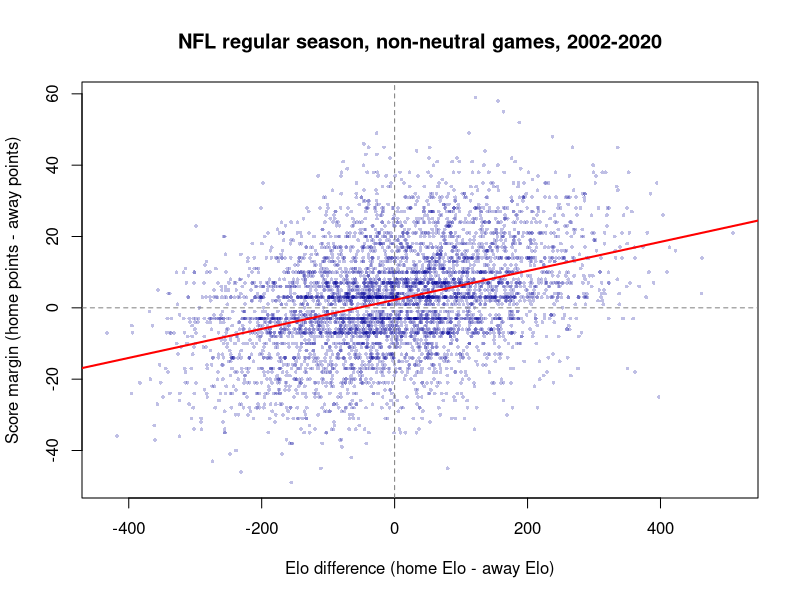
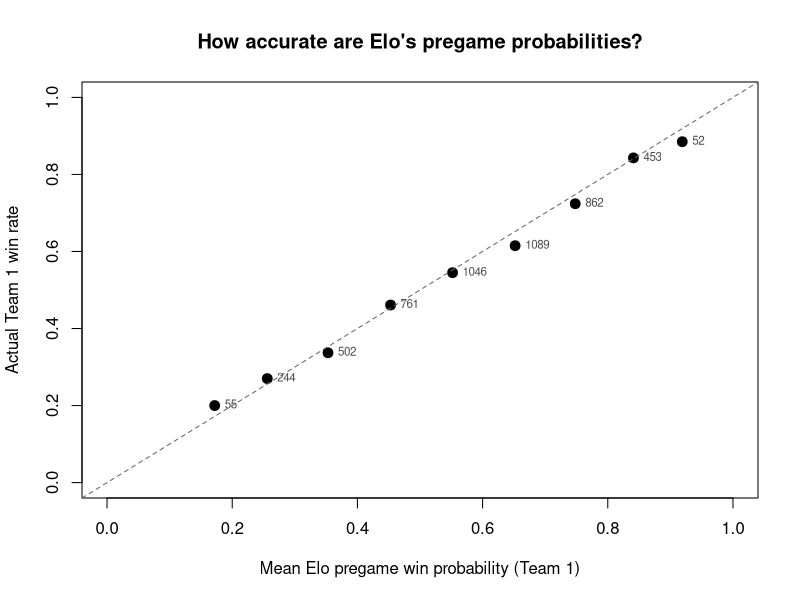
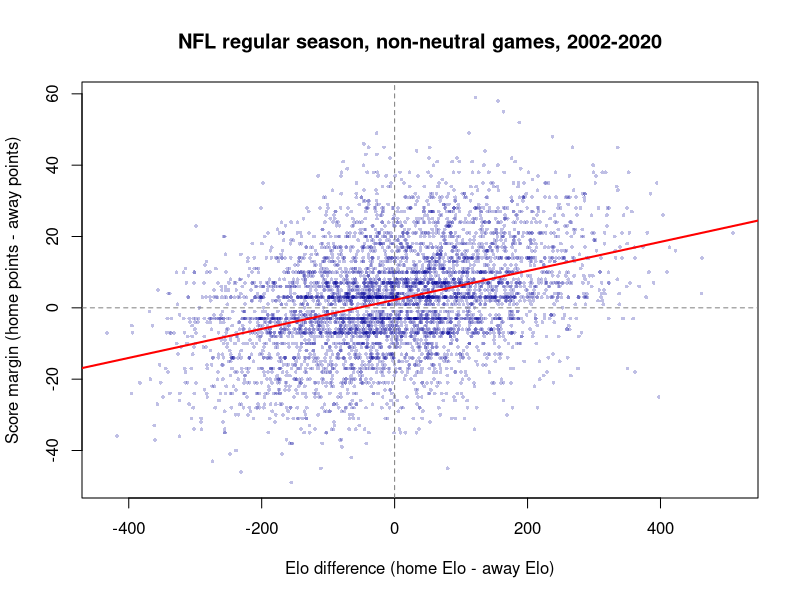
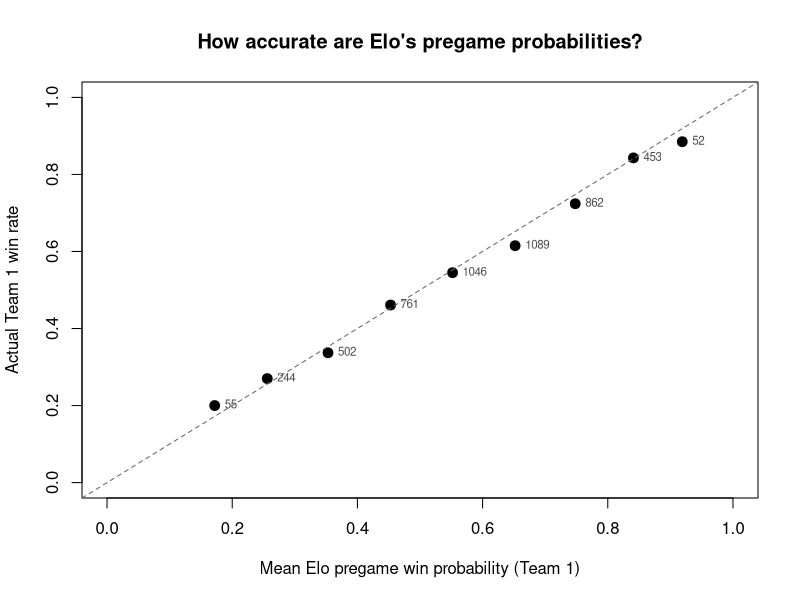

Generate these figures, in order, with R:
# ECON 385 -- Group Assignment: NFL Data Analysis
#
# Group members: Andrew Mount, Pat Dyer
#
# INSTRUCTIONS
# 1. Place this script and nfl_games_2002_2020.csv in the same folder.
# 2. Add all commands required for Questions 5--8 beneath the corresponding
#    section headings below.
# 3. Retain the commands that produce every statistic, table, and figure used
#    in your PDF submission.
# 4. Add brief comments explaining the purpose of each major block of code.
# 5. The completed script must run from beginning to end in a clean R session.
# 6. Base R is sufficient. If you use additional packages, load them explicitly
#    with library(), but do not include install.packages() in the submitted file.

# -----------------------------------------------------------------------------
# Setup: import the data
# -----------------------------------------------------------------------------

# R looks for the CSV in the current working directory. If the import fails,
# use getwd() to see the folder R is currently using. The recommended solution
# is to open the script as an RStudio project or set the working directory
# through RStudio's Files pane rather than placing a personal file path here.

nfl <- read.csv(
  "nfl_games_2002_2020.csv",
  stringsAsFactors = FALSE
)

# Convert the imported date text to R's Date class. The CSV stores dates in
# year-month-day order, such as 2020-09-10.
nfl$date <- as.Date(nfl$date, format = "%Y-%m-%d")

# Do not alter the import and date-conversion commands above. Begin your
# assignment analysis below.

# -----------------------------------------------------------------------------
# Question 5: Becoming familiar with the data
# -----------------------------------------------------------------------------

# 5.1 -- Look at the structure of the data: size, seasons, variable types
head(nfl)
str(nfl)
names(nfl)
nrow(nfl)                 # number of games
summary(nfl)
range(nfl$season)         # first and last season
length(unique(nfl$season))
colSums(is.na(nfl))       # check for missing values (there are none)

# 5.2 -- Create the three new variables
nfl$score_margin   <- nfl$score1 - nfl$score2   # Team 1 points minus Team 2 points
nfl$total_points   <- nfl$score1 + nfl$score2   # combined points scored in the game
nfl$elo_difference <- nfl$elo1 - nfl$elo2       # Team 1 pregame rating advantage

# Counts of regular-season vs playoff games, neutral-site games, and ties
table(nfl$playoff)                      # 0 = regular season, 1 = playoff
table(nfl$neutral)                      # 1 = neutral site
table(nfl$playoff, nfl$neutral,
      dnn = c("playoff", "neutral"))    # cross-tab of both
table(nfl$result1)                      # 0.5 = tie
table(nfl$score_margin == 0)            # same tie count, checked from the scores

# 5.3 -- Highest-scoring game and largest blowout
report_cols <- c("date", "season", "playoff", "team1", "team2", "score1", "score2",
                 "total_points", "score_margin")
nfl[which.max(nfl$total_points), report_cols]
nfl[which.max(abs(nfl$score_margin)), report_cols]

# -----------------------------------------------------------------------------
# Question 6: Is there a home-field advantage?
# -----------------------------------------------------------------------------

# Keep non-neutral regular-season games only, so team1 is always the home team
reg <- subset(nfl, neutral == 0 & playoff == 0)
nrow(reg)

# Ties: a tie is neither a home win nor a home loss, so home win proportions are
# computed over DECISIVE games (ties dropped). Ties are reported separately.
reg$tie      <- reg$result1 == 0.5
decisive     <- subset(reg, !tie)

# 6.1 -- Overall home-field statistics
home_win_pct <- mean(decisive$result1 == 1)   # share of decisive games home team won
tie_pct      <- mean(reg$tie)                 # share of all games that ended tied
mean_home    <- mean(reg$score1)              # mean home score (points)
mean_away    <- mean(reg$score2)              # mean away score (points)
round(c(n_games = nrow(reg), n_decisive = nrow(decisive),
        home_win_pct = home_win_pct, tie_pct = tie_pct,
        mean_home = mean_home, mean_away = mean_away,
        mean_margin = mean_home - mean_away), 4)

# 6.2 -- Home win % and mean home margin by season
by_season <- data.frame(
  season       = sort(unique(reg$season)),
  games        = as.vector(table(reg$season)),
  home_win_pct = as.vector(tapply(decisive$result1 == 1, decisive$season, mean)),
  mean_margin  = as.vector(tapply(reg$score_margin, reg$season, mean))
)
by_season$home_win_pct <- round(by_season$home_win_pct, 4)
by_season$mean_margin  <- round(by_season$mean_margin, 2)
by_season

# Largest / smallest home advantage, by each statistic
by_season[which.max(by_season$home_win_pct), ]
by_season[which.min(by_season$home_win_pct), ]
by_season[which.max(by_season$mean_margin), ]
by_season[which.min(by_season$mean_margin), ]

# 6.3 -- 2020 (mostly empty stadiums) vs 2002-2019 combined
reg$era      <- ifelse(reg$season == 2020, "2020", "2002-2019")
decisive$era <- ifelse(decisive$season == 2020, "2020", "2002-2019")
era_win    <- tapply(decisive$result1 == 1, decisive$era, mean)
era_margin <- tapply(reg$score_margin, reg$era, mean)
era_table  <- data.frame(home_win_pct = round(era_win, 4),
                         mean_margin  = round(era_margin, 2))
era_table
# Differences (2020 minus 2002-2019)
round(c(diff_win_pct = unname(era_win["2020"] - era_win["2002-2019"]),
        diff_margin  = unname(era_margin["2020"] - era_margin["2002-2019"])), 4)

# 6.4 is a written answer (no code needed)

# -----------------------------------------------------------------------------
# Question 7: Do better-rated teams win by more?
# -----------------------------------------------------------------------------

# 7.1 -- Scatterplot of Elo difference vs final score margin (home perspective)
# Saved to a PNG for the PDF write-up and also drawn on screen.
draw_q7_plot <- function() {
  plot(reg$elo_difference, reg$score_margin,
       pch = 16, cex = 0.5, col = rgb(0, 0, 0.6, 0.25),
       xlab = "Elo difference (home Elo - away Elo)",
       ylab = "Score margin (home points - away points)",
       main = "NFL regular season, non-neutral games, 2002-2020")
  abline(h = 0, v = 0, lty = 2, col = "gray50")
  abline(lm(score_margin ~ elo_difference, data = reg), col = "red", lwd = 2)
}
png("q7_scatter.png", width = 900, height = 650, res = 120)
draw_q7_plot()
dev.off()
draw_q7_plot()

# Correlation and fitted line to describe the pattern in the plot
cor(reg$elo_difference, reg$score_margin)
coef(lm(score_margin ~ elo_difference, data = reg))

# 7.2 -- Split by whether the home team had the higher pregame Elo
sum(reg$elo_difference == 0)   # games with exactly equal ratings (none)
reg$home_stronger      <- ifelse(reg$elo_difference > 0, "Home higher Elo", "Home lower Elo")
decisive$home_stronger <- ifelse(decisive$elo_difference > 0, "Home higher Elo", "Home lower Elo")

q7_table <- data.frame(
  games        = as.vector(table(reg$home_stronger)),
  home_win_pct = round(as.vector(tapply(decisive$result1 == 1, decisive$home_stronger, mean)), 4),
  mean_margin  = round(as.vector(tapply(reg$score_margin, reg$home_stronger, mean)), 2),
  mean_elo_gap = round(as.vector(tapply(reg$elo_difference, reg$home_stronger, mean)), 1),
  row.names    = sort(unique(reg$home_stronger))
)
q7_table

# -----------------------------------------------------------------------------
# Question 8: Your group's NFL finding
# -----------------------------------------------------------------------------

# Empirical question: Are Elo's pregame win probabilities well calibrated?
# When Elo says Team 1 has a p% chance to win, does Team 1 actually win about
# p% of the time?
# Subsample: all 5,075 games minus the 11 ties (decisive games only), grouped
# into bins of the pregame probability elo_prob1.

games_dec <- subset(nfl, result1 != 0.5)
nrow(games_dec)   # number of decisive games used in Q8
games_dec$prob_bin <- cut(games_dec$elo_prob1,
                          breaks = seq(0, 1, by = 0.1),
                          include.lowest = TRUE)

calib <- data.frame(
  games         = as.vector(table(games_dec$prob_bin)),
  mean_pred     = round(as.vector(tapply(games_dec$elo_prob1, games_dec$prob_bin, mean)), 3),
  actual_winpct = round(as.vector(tapply(games_dec$result1, games_dec$prob_bin, mean)), 3),
  row.names     = levels(games_dec$prob_bin)
)
calib$gap <- calib$actual_winpct - calib$mean_pred
calib <- calib[calib$games > 0, ]
calib

# How often does the Elo favorite actually win? (upset rate = 1 - this)
fav_won <- (games_dec$elo_prob1 > 0.5) == (games_dec$result1 == 1)
mean(fav_won)

# Calibration plot: predicted vs actual win rate; points on the 45-degree line
# mean the probabilities are accurate on average
draw_q8_plot <- function() {
  plot(calib$mean_pred, calib$actual_winpct, pch = 19, cex = 1.3,
       xlim = c(0, 1), ylim = c(0, 1),
       xlab = "Mean Elo pregame win probability (Team 1)",
       ylab = "Actual Team 1 win rate",
       main = "How accurate are Elo's pregame probabilities?")
  abline(0, 1, lty = 2, col = "gray40")
  text(calib$mean_pred, calib$actual_winpct, labels = calib$games,
       pos = 4, cex = 0.7, col = "gray30")
}
png("q8_calibration.png", width = 900, height = 650, res = 120)
draw_q8_plot()
dev.off()
draw_q8_plot()

# -----------------------------------------------------------------------------
# Reproducibility information
# -----------------------------------------------------------------------------

# Leave this command at the end of your completed script. It records the R
# version and attached packages used for the analysis.
sessionInfo()
